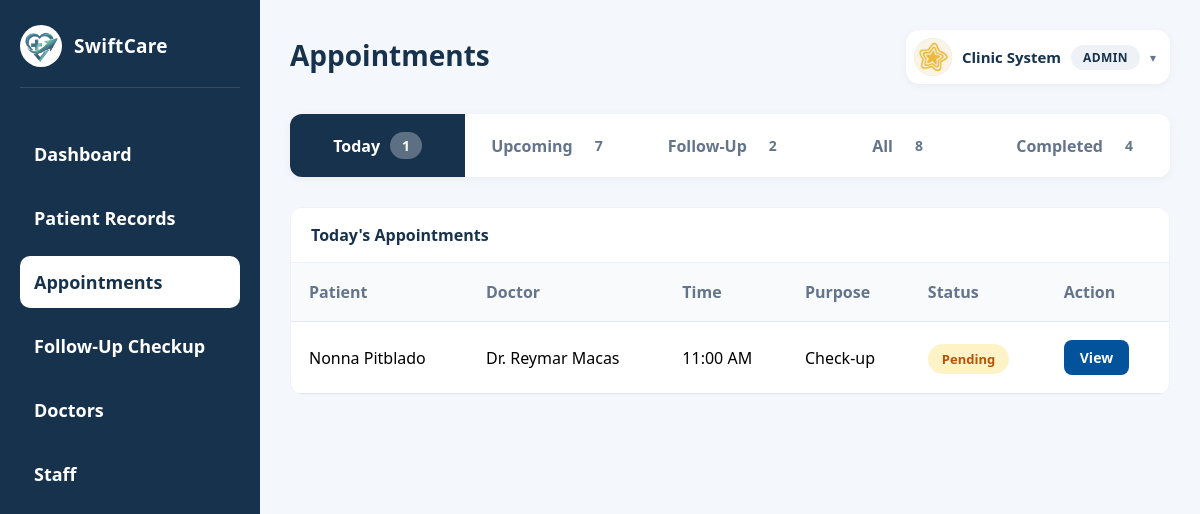
Screenshot of /view/admin/admin_appointments.php (signed in) with the database file from the repository.
### tables this page shows
CREATE TABLE `users` (
  `id` int(11) NOT NULL,
  `role` enum('admin','doctor','patient') NOT NULL,
  `first_name` varchar(100) NOT NULL,
  `last_name` varchar(100) NOT NULL,
  `email` varchar(100) NOT NULL,
  `username` varchar(100) DEFAULT NULL,
  `license_number` varchar(50) DEFAULT NULL,
  `schedule_days` varchar(200) DEFAULT NULL,
  `schedule_time_start` varchar(20) DEFAULT NULL,
  `schedule_time_end` varchar(20) DEFAULT NULL,
  `profile_photo` varchar(255) DEFAULT NULL,
  `password` varchar(255) NOT NULL,
  `created_at` timestamp NOT NULL DEFAULT current_timestamp()
);

CREATE TABLE `appointments` (
  `id` int(11) NOT NULL,
  `patient_id` int(11) NOT NULL,
  `doctor_id` int(11) NOT NULL,
  `appointment_date` date NOT NULL,
  `appointment_time` varchar(20) NOT NULL,
  `purpose` text DEFAULT NULL,
  `status` enum('pending','confirmed','completed','cancelled') DEFAULT 'pending',
  `created_at` timestamp NOT NULL DEFAULT current_timestamp(),
  `admin_checked` tinyint(1) DEFAULT 0
);

### model/User.php (called while the page is built, shortened)
<?php
class User {
    private $conn;
    function __construct($db){
        $this->conn = $db;
    }
    function getUserById($id){
        $query = "SELECT * FROM users WHERE id = :id";
        $stmt = $this->conn->prepare($query);
        $stmt->bindParam(":id", $id);
        $stmt->execute();
        return $stmt->fetch(PDO::FETCH_ASSOC);
    }
}

### model/Appointment.php (called while the page is built, shortened)
<?php
class Appointment {
    private $conn;
    function __construct($db){
        $this->conn = $db;
    }
    function getTodayAppointments(){
        $query = "SELECT a.*,
                  CONCAT(p.first_name, ' ', p.last_name) as patient_name,
                  CONCAT(d.first_name, ' ', d.last_name) as doctor_name
                  FROM appointments a
                  LEFT JOIN patients p ON a.patient_id = p.id
                  LEFT JOIN users d ON a.doctor_id = d.id
                  WHERE DATE(a.appointment_date) = DATE(NOW())
                  ORDER BY a.appointment_time ASC";
        $stmt = $this->conn->prepare($query);
        $stmt->execute();
        return $stmt;
    }
    function getFollowUpAppointments(){
        $query = "SELECT a.*,
                  CONCAT(p.first_name, ' ', p.last_name) as patient_name,
                  CONCAT(d.first_name, ' ', d.last_name) as doctor_name
                  FROM appointments a
                  LEFT JOIN patients p ON a.patient_id = p.id
                  LEFT JOIN users d ON a.doctor_id = d.id
                  WHERE a.purpose = 'Follow-up' AND a.status = 'pending' AND DATE(a.appointment_date) >= DATE(NOW())
                  ORDER BY a.appointment_date ASC";
        $stmt = $this->conn->prepare($query);
        $stmt->execute();
        return $stmt;
    }
    function getUpcomingOnlyAppointments(){
        $query = "SELECT a.*,
                  CONCAT(p.first_name, ' ', p.last_name) as patient_name,
                  CONCAT(d.first_name, ' ', d.last_name) as doctor_name
                  FROM appointments a
                  LEFT JOIN patients p ON a.patient_id = p.id
                  LEFT JOIN users d ON a.doctor_id = d.id
                  WHERE DATE(a.appointment_date) > CURDATE() AND a.status = 'pending'
                  ORDER BY a.appointment_date ASC, a.appointment_time ASC";
        $stmt = $this->conn->prepare($query);
        $stmt->execute();
        return $stmt;
    }
    function getAllTodayAndFuture(){
        $query = "SELECT a.*,
                  CONCAT(p.first_name, ' ', p.last_name) as patient_name,
                  CONCAT(d.first_name, ' ', d.last_name) as doctor_name
                  FROM appointments a
                  LEFT JOIN patients p ON a.patient_id = p.id
                  LEFT JOIN users d ON a.doctor_id = d.id
                  WHERE a.status IN ('pending', 'missed')
                  ORDER BY a.appointment_date ASC, a.appointment_time ASC";
        $stmt = $this->conn->prepare($query);
        $stmt->execute();
        return $stmt;
    }
    function getCompletedAppointments(){
        $query = "SELECT a.*,
                  CONCAT(p.first_name, ' ', p.last_name) as patient_name,
                  CONCAT(d.first_name, ' ', d.last_name) as doctor_name
                  FROM appointments a
                  LEFT JOIN patients p ON a.patient_id = p.id
                  LEFT JOIN users d ON a.doctor_id = d.id
                  WHERE a.status = 'completed'
                  ORDER BY a.appointment_date DESC";
        $stmt = $this->conn->prepare($query);
        $stmt->execute();
        return $stmt;
    }
}

### view/admin/admin_appointments.php (the view, shortened to what this page needs)
<?php
require_once 'C:\xampp\htdocs\clinic1\model\User.php';
require_once 'C:\xampp\htdocs\clinic1\model\Appointment.php';
$database = new Database();
$conn = $database->connect();
$user = new User($conn);
$appointment = new Appointment($conn);
$user_info = $user->getUserById($_SESSION['user_id']);
$appointment->markMissedAppointments();
$today_appointments    = $appointment->getTodayAppointments();
$upcoming_appointments = $appointment->getUpcomingOnlyAppointments();
$followup_appointments = $appointment->getFollowUpAppointments();
$all_appointments      = $appointment->getAllTodayAndFuture();
$completed_appointments = $appointment->getCompletedAppointments();
?>
<!DOCTYPE html>
<html lang="en">
<head>
    <link rel="stylesheet" href="../css/admin_dashboard.css">
    <link rel="stylesheet" href="../css/admin.css">
</head>
<body>
<div class="dashboard-container">
    <aside class="sidebar">
        <div class="sidebar-top">
            <img src="http://localhost/clinic1/img/logo.png" class="sidebar-logo">
            <div class="sidebar-clinic-name">
                <h2>SwiftCare</h2>
            </div>
        </div>
        <nav class="sidebar-menu">
            <a href="http://localhost/clinic1/view/admin/admin_dashboard.php" class="menu-item">Dashboard</a>
            <a href="http://localhost/clinic1/view/admin/admin_patientRecord.php" class="menu-item">Patient Records</a>
            <a href="http://localhost/clinic1/view/admin/admin_appointments.php" class="menu-item active">Appointments</a>
            <a href="http://localhost/clinic1/view/admin/admin_followup.php" class="menu-item">Follow-Up Checkup</a>
            <a href="http://localhost/clinic1/view/admin/admin_doctors.php" class="menu-item">Doctors</a>
            <a href="http://localhost/clinic1/view/admin/admin_staff.php" class="menu-item">Staff</a>
        </nav>
    </aside>
    <main class="main-content">
        <header class="topbar">
            <div class="topbar-left">
                <div class="clinic-text">
                    <h1>Appointments</h1>
                </div>
            </div>
            <div class="user-menu">
                <button type="button" class="user-menu-toggle" onclick="toggleUserMenu(this)">
                    <?php if(!empty($user_info['profile_photo'])): ?>
                    <img src="../../uploads/<?php echo $user_info['profile_photo']; ?>" class="user-avatar" style="object-fit: cover;">
                    <?php else: ?>
                    <div class="user-avatar"></div>
                    <?php endif; ?>
                    <span class="user-name"><?php echo $_SESSION['name']; ?></span>
                    <span class="user-role-badge">Admin</span>
                    <span class="dropdown-arrow">&#9662;</span>
                </button>
            </div>
        </header>
        <div class="tabs-container">
            <button class="tab-btn active" onclick="showTab('today')" id="tab-today">
                Today <span class="tab-count"><?php echo $today_appointments->rowCount(); ?></span>
            </button>
            <button class="tab-btn" onclick="showTab('upcoming')" id="tab-upcoming">
                Upcoming <span class="tab-count"><?php echo $upcoming_appointments->rowCount(); ?></span>
            </button>
            <button class="tab-btn" onclick="showTab('followup')" id="tab-followup">
                Follow-Up <span class="tab-count"><?php echo $followup_appointments->rowCount(); ?></span>
            </button>
            <button class="tab-btn" onclick="showTab('all')" id="tab-all">
                All <span class="tab-count"><?php echo $all_appointments->rowCount(); ?></span>
            </button>
            <button class="tab-btn" onclick="showTab('completed')" id="tab-completed">
                Completed <span class="tab-count"><?php echo $completed_appointments->rowCount(); ?></span>
            </button>
        </div>
        <div id="today-section" class="tab-content show">
            <section class="table-section">
                <div class="section-header">Today's Appointments</div>
                <table class="appointment-table">
                    <thead><tr><th>Patient</th><th>Doctor</th><th>Time</th><th>Purpose</th><th>Status</th><th>Action</th></tr></thead>
                    <tbody>
                        <?php if ($today_appointments->rowCount() > 0): ?>
                            <?php while ($row = $today_appointments->fetch(PDO::FETCH_ASSOC)): ?>
                            <tr>
                                <td><?php echo $row['patient_name']; ?></td>
                                <td>Dr. <?php echo $row['doctor_name']; ?></td>
                                <td><?php echo $row['appointment_time']; ?></td>
                                <td><?php echo $row['purpose']; ?></td>
                                <td><span class="status <?php echo $row['status']; ?>"><?php echo ucfirst($row['status']); ?></span></td>
                                <td>
                                    <?php if($row['status'] == 'completed'): ?>
                                        <span style="color:#64748b;">Completed</span>
                                    <?php elseif($row['purpose'] == 'Follow-up'): ?>
                                        <a href="http://localhost/clinic1/view/admin/view_appointment_followup.php?id=<?php echo $row['id']; ?>" class="action-btn view-btn">View</a>
                                    <?php else: ?>
                                        <a href="http://localhost/clinic1/view/admin/view_appointment.php?id=<?php echo $row['id']; ?>" class="action-btn view-btn">View</a>
                                    <?php endif; ?>
                                </td>
                            </tr>
                            <?php endwhile; ?>
                        <?php else: ?>
                            <tr><td colspan="6" class="empty-row">No appointments today</td></tr>
                        <?php endif; ?>
                    </tbody>
                </table>
            </section>
        </div>
    </main>
</div>
</body>
</html>

### view/css/admin_dashboard.css (style rules this page uses)
* { margin:0; padding:0; box-sizing:border-box; font-family:"Segoe UI", sans-serif; }
body { background:#f4f7fb; }
.dashboard-container { display:flex; min-height:100vh; }
.sidebar { width:260px; background:#17324d; color:white; padding:25px 20px; }
.sidebar-top { display:flex; align-items:center; gap:12px; text-align:left; padding-bottom:20px; border-bottom:1px solid rgba(255,255,255,0.12); }
.sidebar-logo { width:42px; height:42px; object-fit:cover; border-radius:50%; background:white; padding:3px; flex-shrink:0; }
.sidebar-clinic-name h2 { font-size:19px; font-weight:700; letter-spacing:0.3px; }
.sidebar-menu { margin-top:40px; display:flex; flex-direction:column; gap:12px; }
.menu-item { text-decoration:none; color:white; padding:14px; border-radius:10px; transition:0.3s; display:block; border:none; background:none; width:100%; text-align:left; cursor:pointer; font-size:18px; font-weight:600; }
.active { background:white; color:#17324d; font-weight:bold; }
.main-content { flex:1; padding:30px; }
.topbar { display:flex; justify-content:space-between; align-items:center; margin-bottom:30px; }
.topbar-left { display:flex; align-items:center; gap:15px; }
.clinic-text h1 { font-size:28px; color:#17324d; margin-bottom:4px; }
.user-menu { position:relative; }
.user-menu-toggle { display:flex; align-items:center; gap:10px; background:white; border:none; padding:8px 14px 8px 8px; border-radius:14px; cursor:pointer; box-shadow: 0 2px 10px rgba(0,0,0,0.05); font-family:inherit; }
.user-avatar { width:38px; height:38px; border-radius:50%; background:#d9d9d9; flex-shrink:0; }
.user-name { font-weight:600; color:#17324d; font-size:15px; }
.user-role-badge { background:#eef2f7; color:#17324d; padding:4px 12px; border-radius:20px; font-size:12px; font-weight:700; text-transform:uppercase; letter-spacing:0.4px; }
.dropdown-arrow { color:#64748b; font-size:12px; transition:transform 0.2s ease; }
.table-section { background:white; border-radius:12px; overflow:hidden; border:1px solid #eef1f5; }
.section-header { background:#ffffff; color:#17324d; padding:16px 20px; font-size:16px; font-weight:700; border-bottom:1px solid #eef1f5; }
.appointment-table { width:100%; border-collapse:collapse; }
.appointment-table th, .appointment-table td { padding:18px; border-bottom:1px solid #e2e8f0; text-align:left; }
.appointment-table th { background:#f8fafc; color:#64748b; }
.status { padding:6px 14px; border-radius:20px; font-size:13px; font-weight:bold; }
.pending { background:#fef3c7; color:#b45309; }

### view/css/admin.css (style rules this page uses)
.action-btn { padding: 8px 14px; border-radius: 8px; font-weight: 600; font-size: 13px; transition: 0.3s; border: none; cursor: pointer; margin-right: 5px; text-decoration: none; }
.view-btn { background: #17324d; color: white; }
* { margin: 0; padding: 0; box-sizing: border-box; font-family: "Segoe UI", sans-serif; }
.tabs-container { display: flex; gap: 0; margin-bottom: 30px; background: white; border-radius: 12px; overflow: hidden; box-shadow: 0 2px 10px rgba(0,0,0,0.05); }
.tab-btn { flex: 1; padding: 18px 25px; border: none; background: white; color: #64748b; font-size: 16px; font-weight: 600; cursor: pointer; transition: 0.3s; display: flex; align-items: center; justify-content: center; gap: 10px; }
.tab-btn.active { background: #17324d; color: white; }
.tab-count { background: rgba(255,255,255,0.2); padding: 4px 12px; border-radius: 20px; font-size: 14px; }
.tab-content { display: none; }
.tab-content.show { display: block; animation: fadeIn 0.3s; }
.action-btn { padding: 8px 16px; border-radius: 8px; font-size: 14px; font-weight: 600; text-decoration: none; display: inline-block; }
.view-btn { background: #02529c; color: white; }
.status { padding: 6px 14px; border-radius: 20px; font-size: 13px; font-weight: bold; }
.pending { background: #fef3c7; color: #b45309; }
.tab-btn.active .tab-count { background: rgba(255,255,255,0.3); }
.tab-content.show { display: block; }

### rows the page displays
users: profile_photo (picture)
appointments: patient_name "Nonna Pitblado", doctor_name "Reymar Macas", appointment_time "11:00 AM", purpose "Check-up", status "Pending"

### other values shown
$_SESSION['name'] "Clinic System"
$today_appointments->rowCount() "1"
$upcoming_appointments->rowCount() "7"
$followup_appointments->rowCount() "2"
$all_appointments->rowCount() "8"
$completed_appointments->rowCount() "4"
